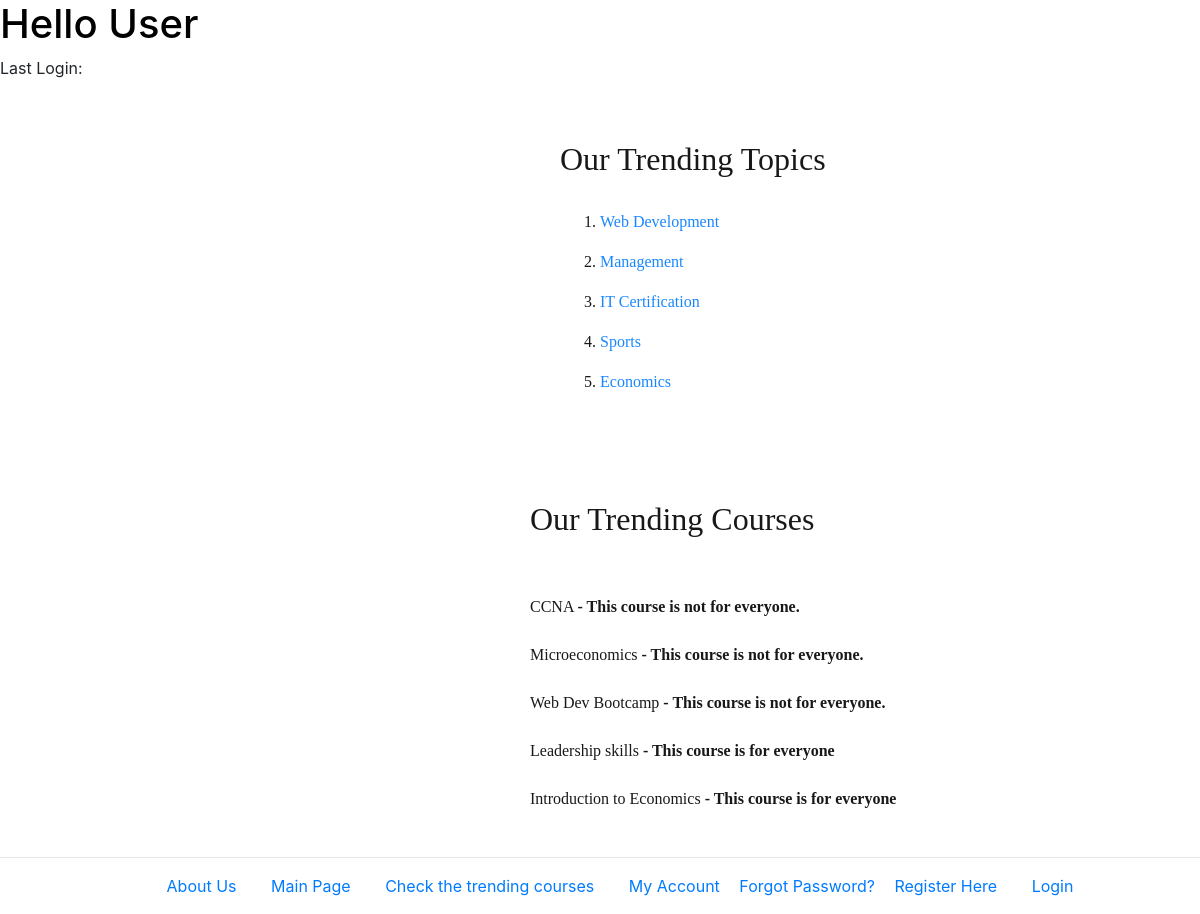
Page /myapp/index/ on the committed database.
### myapp/models.py (models this page shows, shortened)
class Topic(models.Model):
 name = models.CharField(max_length=200)
 category = models.CharField(max_length=80, null=True, blank=True)

class Course(models.Model):
 topic = models.ForeignKey(Topic, related_name='courses', on_delete=models.CASCADE)
 name = models.CharField(max_length=200)
 price = models.DecimalField(max_digits=10, decimal_places=2, validators=[MaxValueValidator(200), MinValueValidator(100)])
 for_everyone = models.BooleanField(default=True)
 description = models.TextField(max_length=300, null=True, blank=True)
 interested = models.PositiveIntegerField(default=0)
 stages = models.PositiveIntegerField(default=3)
 hours = models.IntegerField(default=10)
 def __str__(self):
  return self.name

### myapp/views.py (the view)
# urls.py: path(r'index/', views.index, name='index'),
def index(request):
    if request.session.test_cookie_worked():
        print("Test cookie worked")
        request.session.delete_test_cookie()
        print("Test cookie deleted")
    else:
        print("Please enable cookies and try again.")
    top_list = Topic.objects.all().order_by('id')[:5]
    course_list = Course.objects.all().order_by('-price')[:5]
    lst_login = ''
    if 'last_login' in request.session:
        lst_login = request.session.get('last_login')
    else:
        HttpResponse("Your last login was more than one hour ago")
    return render(request, 'myapp/index.html',
                  {'top_list': top_list, 'course_list': course_list, 'lst_login': lst_login})

### myapp/templates/myapp/index.html (shortened to what this page needs)
<!DOCTYPE html>
<html lang="en" xmlns="http://www.w3.org/1999/html">
<head>
    <link rel="stylesheet" type="text/css" href="https://stackpath.bootstrapcdn.com/bootstrap/4.5.2/css/bootstrap.min.css" type="css">
</head>
<body>
{% extends 'myapp/base.html' %}
{% block body_block %}
    <p>Last Login: {{ lst_login }} </p>
    {% if top_list %}
     <div style="margin: 20px; padding: 10px;">
    <div class = "text"><h2>Our Trending Topics</h2><br>
    <ol>
        {% for top in top_list %}
        <li> <p> <a href="{% url 'myapp:detail' top.id %}">{{ top.name }}</a></p> </li>
        {% endfor %}
    </ol>
    </div>
     </div>
{% else %}
    <strong>There are no available topics!</strong>
{% endif %}
</div>
{% if course_list %}
    <div class="text"><h2>Our Trending Courses</h2><br>
        {% for course in course_list %}
                {% if course.for_everyone is True %}
                </br>{{ course }} <b> - This course is for everyone </b></br>
            {% else %}
                </br>{{ course }} <b> - This course is not for everyone. </b></br>
            {% endif %}
        {% endfor %}
{% else %}
    <strong>There are no available courses!</strong>
{% endif %}
    </div>
{% endblock %}

### myapp/static/myapp/style.css (style rules this page uses)
div.text { margin-left: 500px; margin-right: 250px; padding: 30px; background-color: white; color: black; opacity: 0.9; font-family: serif; text-align: justify; }
body { background-color: white; }
h2 { font-weight: bold; font-size: 15px; color: black; text-align: left; }

### rows in the picture
Topic: name "Web Development"
Topic: name "Management"
Topic: name "IT Certification"
Topic: name "Sports"
Topic: name "Economics"
Course: name "CCNA"
Course: name "Microeconomics"
Course: name "Web Dev Bootcamp"
Course: name "Leadership skills"
Course: name "Introduction to Economics"
